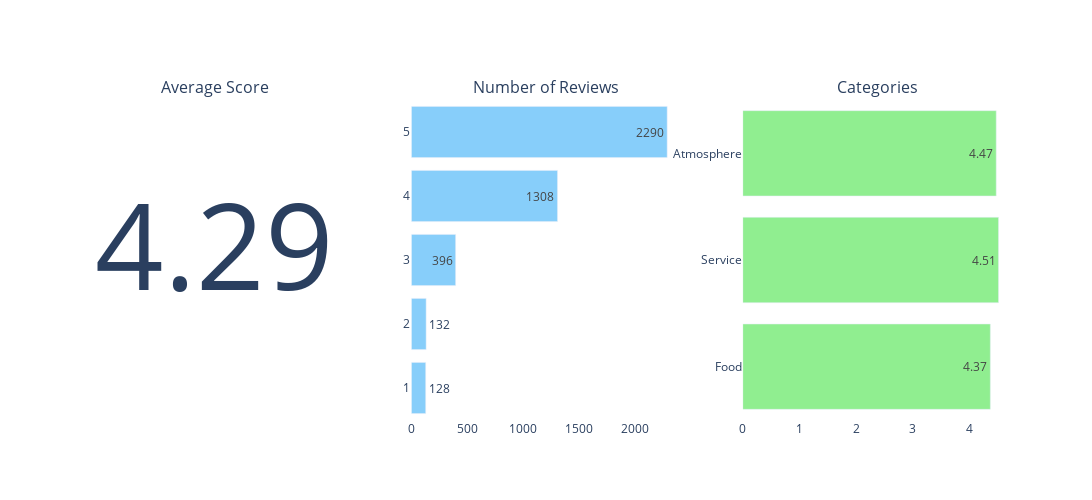

Here is the notebook cell this chart was saved with:
### Markdown cell above
### First draft summary plots

### Code cell
# Calculate the average for each score
average_food = reviews['food_score'].mean()
average_service = reviews['service_score'].mean()
average_atmosphere = reviews['atmosphere_score'].mean()
average_reviews = (resumme_raw['stars'] * resumme_raw['reviews']).sum() / resumme_raw['reviews'].sum()

# Create a figure with horizontal subplots
fig = make_subplots(rows=1, cols=3, 
                    specs=[[{"type": "xy"}, {"type": "bar"}, {"type": "bar"}]], 
                    subplot_titles=("Average Score", "Number of Reviews", "Categories"))

# First subplot: Display the average review as large text
fig.add_trace(
    go.Scatter(x=[0], y=[0], text=[f"{average_reviews:.2f}"], mode="text", textfont=dict(size=120)),
    row=1, col=1
)

fig.update_xaxes(showgrid=False, zeroline=False, showticklabels=False, row=1, col=1)
fig.update_yaxes(showgrid=False, zeroline=False, showticklabels=False, row=1, col=1)


# Second subplot: Bar plot for reviews
fig.add_trace(
    go.Bar(x=resumme_raw['reviews'], y=resumme_raw['stars'], marker=dict(color='lightskyblue'),
           text=resumme_raw['reviews'], textposition='auto', name="Reviews", orientation='h'),
    row=1, col=2
)

# Third subplot: Bar plot for categories (Food, Service, Atmosphere)
fig.add_trace(
    go.Bar(x=[average_food, average_service, average_atmosphere], 
           y=['Food', 'Service', 'Atmosphere'], 
           marker=dict(color='lightgreen'), 
           text=[f"{average_food:.2f}", f"{average_service:.2f}", f"{average_atmosphere:.2f}"], 
           textposition='auto', 
           orientation='h', 
           name="Categories"),
    row=1, col=3
)

# Update layout
fig.update_layout(height=500, width=1200,  plot_bgcolor="white", paper_bgcolor="white", showlegend=False)

# Show the plot
fig.show()

### Figure 1 — Plotly figure (JSON) as saved in the notebook; plotly's stock layout.template omitted (floating-point values rounded to 4 significant figures)
{"data": [{"mode": "text", "text": ["4.29"], "textfont": {"size": 120}, "type": "scatter", "x": [0], "xaxis": "x", "y": [0], "yaxis": "y"}, {"marker": {"color": "lightskyblue"}, "name": "Reviews", "orientation": "h", "text": [2290, 1308, 396, 132, 128], "textposition": "auto", "type": "bar", "x": [2290, 1308, 396, 132, 128], "xaxis": "x2", "y": [5, 4, 3, 2, 1], "yaxis": "y2"}, {"marker": {"color": "lightgreen"}, "name": "Categories", "orientation": "h", "text": ["4.37", "4.51", "4.47"], "textposition": "auto", "type": "bar", "x": [4.366, 4.511, 4.47], "xaxis": "x3", "y": ["Food", "Service", "Atmosphere"], "yaxis": "y3"}], "layout": {"annotations": [{"font": {"size": 16}, "showarrow": false, "text": "Average Score", "x": 0.1444, "xanchor": "center", "xref": "paper", "y": 1, "yanchor": "bottom", "yref": "paper"}, {"font": {"size": 16}, "showarrow": false, "text": "Number of Reviews", "x": 0.5, "xanchor": "center", "xref": "paper", "y": 1, "yanchor": "bottom", "yref": "paper"}, {"font": {"size": 16}, "showarrow": false, "text": "Categories", "x": 0.8556, "xanchor": "center", "xref": "paper", "y": 1, "yanchor": "bottom", "yref": "paper"}], "height": 500, "paper_bgcolor": "white", "plot_bgcolor": "white", "showlegend": false, "width": 1200, "xaxis": {"anchor": "y", "domain": [0, 0.2889], "showgrid": false, "showticklabels": false, "zeroline": false}, "xaxis2": {"anchor": "y2", "domain": [0.3556, 0.6444]}, "xaxis3": {"anchor": "y3", "domain": [0.7111, 1]}, "yaxis": {"anchor": "x", "domain": [0, 1], "showgrid": false, "showticklabels": false, "zeroline": false}, "yaxis2": {"anchor": "x2", "domain": [0, 1]}, "yaxis3": {"anchor": "x3", "domain": [0, 1]}}}
